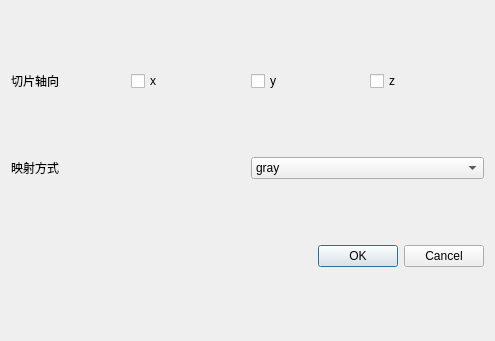
<?xml version="1.0" encoding="UTF-8"?>
<ui version="4.0">
 <class>setting</class>
 <widget class="QDialog" name="setting">
  <property name="geometry">
   <rect>
    <x>0</x>
    <y>0</y>
    <width>495</width>
    <height>341</height>
   </rect>
  </property>
  <property name="windowTitle">
   <string>参数设置</string>
  </property>
  <layout class="QVBoxLayout" name="verticalLayout">
   <item>
    <layout class="QHBoxLayout" name="horizontalLayout">
     <item>
      <widget class="QLabel" name="label">
       <property name="text">
        <string>切片轴向</string>
       </property>
      </widget>
     </item>
     <item>
      <widget class="QCheckBox" name="btn_x">
       <property name="text">
        <string>x</string>
       </property>
      </widget>
     </item>
     <item>
      <widget class="QCheckBox" name="btn_y">
       <property name="text">
        <string>y</string>
       </property>
      </widget>
     </item>
     <item>
      <widget class="QCheckBox" name="btn_z">
       <property name="text">
        <string>z</string>
       </property>
      </widget>
     </item>
    </layout>
   </item>
   <item>
    <layout class="QHBoxLayout" name="horizontalLayout_2">
     <item>
      <widget class="QLabel" name="label_2">
       <property name="text">
        <string>映射方式</string>
       </property>
      </widget>
     </item>
     <item>
      <widget class="QComboBox" name="comboBox">
       <item>
        <property name="text">
         <string>gray</string>
        </property>
       </item>
       <item>
        <property name="text">
         <string>rainbow</string>
        </property>
       </item>
       <item>
        <property name="text">
         <string>hot</string>
        </property>
       </item>
       <item>
        <property name="text">
         <string>cool</string>
        </property>
       </item>
       <item>
        <property name="text">
         <string>viridis</string>
        </property>
       </item>
       <item>
        <property name="text">
         <string>plasma</string>
        </property>
       </item>
       <item>
        <property name="text">
         <string>inferno</string>
        </property>
       </item>
       <item>
        <property name="text">
         <string>magma</string>
        </property>
       </item>
      </widget>
     </item>
    </layout>
   </item>
   <item>
    <widget class="QDialogButtonBox" name="buttonBox">
     <property name="orientation">
      <enum>Qt::Horizontal</enum>
     </property>
     <property name="standardButtons">
      <set>QDialogButtonBox::Cancel|QDialogButtonBox::Ok</set>
     </property>
    </widget>
   </item>
  </layout>
 </widget>
 <resources/>
 <connections>
  <connection>
   <sender>buttonBox</sender>
   <signal>accepted()</signal>
   <receiver>setting</receiver>
   <slot>accept()</slot>
   <hints>
    <hint type="sourcelabel">
     <x>248</x>
     <y>254</y>
    </hint>
    <hint type="destinationlabel">
     <x>157</x>
     <y>274</y>
    </hint>
   </hints>
  </connection>
  <connection>
   <sender>buttonBox</sender>
   <signal>rejected()</signal>
   <receiver>setting</receiver>
   <slot>reject()</slot>
   <hints>
    <hint type="sourcelabel">
     <x>316</x>
     <y>260</y>
    </hint>
    <hint type="destinationlabel">
     <x>286</x>
     <y>274</y>
    </hint>
   </hints>
  </connection>
 </connections>
</ui>
